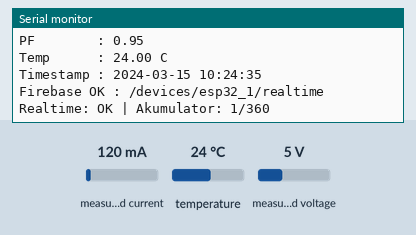
Simulated run of this program. Board: ESP32. On the bench: the last lines printed to the serial monitor. The test bench sets the inputs (shaded band); at power-on: measured current 120 mA, temperature 24 °C, measured voltage 5 V. WiFi joins after 1.5 s; servers stay silent unless stated; the local clock reads 2024-03-15 10:24:30 at power-on unless the program sets it.

Above: at 5.8 s.
5.9 s: measured current set to 40 mA
8.4 s: temperature set to 12 °C
At 10.3 s:
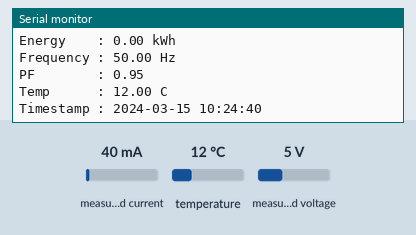
10.9 s: measured voltage set to 0.3 V
At 11.9 s:
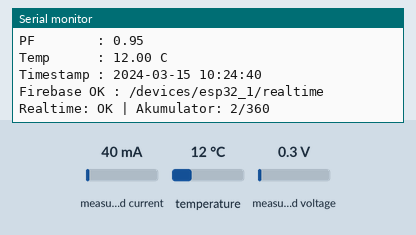
13.4 s: temperature set to 19 °C
At 15.8 s:
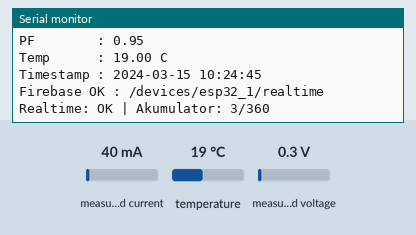

Measured:
- after the input at 8.4 s, the serial monitor: prints a new line after 1.8 s (image 1)
- after the input at 13.4 s, the serial monitor: prints a new line after 1.8 s (image 3)

The program:

main.cpp
```cpp
#include <Arduino.h>
#include <WiFi.h>
#include <time.h>

#include <DallasTemperature.h>
#include <FirebaseESP32.h>
#include <OneWire.h>
#include <PZEM004Tv30.h>

#include "addons/RTDBHelper.h"
#include "addons/TokenHelper.h"

// Kredensial koneksi jaringan WiFi yang dipakai ESP32 untuk akses internet.
const char *WIFI_SSID = "SSID";
const char *WIFI_PASSWORD = "Password";

// Konfigurasi autentikasi Firebase Realtime Database.
const char *API_KEY = "AIzaSyBATQH6JMIHjLL6Zn5VkZ9FqnUQ_b63yGI";
const char *DATABASE_URL = "https://voltsafe-8ead5-default-rtdb.firebaseio.com";
const char *USER_EMAIL = "esp32_1@device.local";
const char *USER_PASSWORD = "12345678";

// Identitas perangkat dan interval kerja utama aplikasi.
const char *DEVICE_ID = "esp32_1";
const uint32_t SEND_INTERVAL_MS = 5000;
const uint32_t WIFI_RETRY_INTERVAL_MS = 10000;
const uint32_t NTP_CHECK_INTERVAL_MS = 1000;
const uint32_t TEMP_CONVERSION_MS = 750;
const long GMT_OFFSET_SEC = 7 * 3600;
const int DAYLIGHT_OFFSET_SEC = 0;

#define PZEM_RX_PIN 32
#define PZEM_TX_PIN 33
#define DS18B20_PIN 14

// Inisialisasi antarmuka perangkat keras:
// - UART2 untuk komunikasi ke modul PZEM004T
// - OneWire untuk sensor suhu DS18B20
HardwareSerial pzemSerial(2);
PZEM004Tv30 pzem(pzemSerial, PZEM_RX_PIN, PZEM_TX_PIN);
OneWire oneWire(DS18B20_PIN);
DallasTemperature ds18b20(&oneWire);

// Objek utama Firebase untuk proses autentikasi dan kirim data.
FirebaseData fbdo;
FirebaseAuth auth;
FirebaseConfig config;

// Variabel penjadwalan berbasis millis()
unsigned long lastSendMs = 0;
unsigned long lastWiFiAttemptMs = 0;
unsigned long lastNtpCheckMs = 0;
unsigned long lastTempRequestMs = 0;

// Penanda status untuk mencegah inisialisasi atau log yang berulang-ulang.
bool firebaseReadyLogged = false;
bool firebaseStarted = false;
bool wifiLoggedConnected = false;
bool ntpStarted = false;
bool timeSynced = false;

// Jumlah sampel untuk rekap 30 menit.
const uint16_t LOG_SAMPLES = 360;  // 360 x 5dtk = 30 menit

// Menyimpan satu paket data pembacaan sensor yang siap ditampilkan atau di-upload.
struct MeterData {
  float voltage, current, power, energy, frequency, pf, temperature;
  String timestamp, dateKey, timeKey;
};

// Menyimpan akumulasi sementara untuk membuat rata-rata log 30 menit.
struct Acc {
  float sumV = 0, sumC = 0, sumP = 0, sumE = 0, sumF = 0, sumPF = 0, sumT = 0;
  uint16_t n = 0;
  String startTs;
} acc;

// Membentuk path dasar Firebase
// di bawah node /devices/{DEVICE_ID}/...
String buildDevicePath(const String &suffix) {
  return "/devices/" + String(DEVICE_ID) + suffix;
}

// Memulai konversi suhu DS18B20
// Hasil suhu baru akan diambil setelah jeda TEMP_CONVERSION_MS tercapai.
void startTemperatureConversion() {
  ds18b20.requestTemperatures();
  lastTempRequestMs = millis();
}

// Mengelola koneksi WiFi:
// - Jika sudah tersambung, cukup tampilkan IP satu kali.
// - Jika putus, reset status waktu/NTP lalu coba sambung ulang
//   dengan jeda agar tidak spam request koneksi.
void connectWiFi() {
  if (WiFi.status() == WL_CONNECTED) {
    if (!wifiLoggedConnected) {
      Serial.printf("WiFi terhubung. IP: %s\n", WiFi.localIP().toString().c_str());
      wifiLoggedConnected = true;
    }
    return;
  }

  wifiLoggedConnected = false;
  timeSynced = false;
  ntpStarted = false;
  lastNtpCheckMs = 0;

  unsigned long now = millis();
  if (lastWiFiAttemptMs != 0 && now - lastWiFiAttemptMs < WIFI_RETRY_INTERVAL_MS) return;

  lastWiFiAttemptMs = now;
  Serial.printf("Menghubungkan ke WiFi: %s\n", WIFI_SSID);
  WiFi.mode(WIFI_STA);
  WiFi.begin(WIFI_SSID, WIFI_PASSWORD);
}

// Menjalankan sinkronisasi waktu melalui NTP.
// Waktu harus valid terlebih dulu agar timestamp yang dikirim ke Firebase akurat.
void syncTimeWithNTP() {
  if (timeSynced || WiFi.status() != WL_CONNECTED) return;

  if (!ntpStarted) {
    configTime(GMT_OFFSET_SEC, DAYLIGHT_OFFSET_SEC, "pool.ntp.org", "time.nist.gov", "id.pool.ntp.org");
    ntpStarted = true;
    Serial.println("Sinkronisasi NTP dimulai...");
  }

  unsigned long now = millis();
  if (lastNtpCheckMs != 0 && now - lastNtpCheckMs < NTP_CHECK_INTERVAL_MS) return;
  lastNtpCheckMs = now;

  struct tm timeInfo;
  if (getLocalTime(&timeInfo, 10)) {
    timeSynced = true;
    Serial.println("Sinkronisasi NTP OK");
  }
}

// Inisialisasi Firebase dilakukan sekali setelah WiFi dan waktu siap.
// Library akan menangani token autentikasi berdasarkan email/password perangkat.
void initFirebase() {
  if (firebaseStarted) return;

  config.api_key = API_KEY;
  config.database_url = DATABASE_URL;
  auth.user.email = USER_EMAIL;
  auth.user.password = USER_PASSWORD;
  config.token_status_callback = tokenStatusCallback;

  Firebase.reconnectWiFi(true);
  fbdo.setResponseSize(4096);
  Firebase.begin(&config, &auth);
  firebaseStarted = true;
  Serial.println("Firebase dimulai, menunggu autentikasi...");
}

// Mengambil waktu lokal lalu memecahnya menjadi beberapa format:
// - timestamp penuh untuk isi data
// - dateKey untuk folder tanggal
// - timeKey untuk nama node/jam tertentu
bool getTimestampParts(String &timestamp, String &dateKey, String &timeKey) {
  struct tm timeInfo;
  if (!getLocalTime(&timeInfo, 10)) return false;

  char buf[24];
  strftime(buf, sizeof(buf), "%Y-%m-%d %H:%M:%S", &timeInfo);
  timestamp = buf;

  strftime(buf, sizeof(buf), "%Y-%m-%d", &timeInfo);
  dateKey = buf;

  strftime(buf, sizeof(buf), "%H-%M-%S", &timeInfo);
  timeKey = buf;

  return true;
}

// Membaca seluruh parameter listrik dan temparatur
bool readPzemData(MeterData &data) {
  data.voltage   = pzem.voltage();
  data.current   = pzem.current();
  data.power     = pzem.power();
  data.energy    = pzem.energy();
  data.frequency = pzem.frequency();
  data.pf        = pzem.pf();

  // Tunggu sampai konversi suhu selesai agar pembacaan DS18B20 tidak prematur.
  if (millis() - lastTempRequestMs < TEMP_CONVERSION_MS) return false;

  data.temperature = ds18b20.getTempCByIndex(0);
  startTemperatureConversion();

  // jika data tidak sah akan menunggu berikutnya
  if (isnan(data.voltage)) return false;
  if (data.temperature == DEVICE_DISCONNECTED_C || isnan(data.temperature)) return false;

  return getTimestampParts(data.timestamp, data.dateKey, data.timeKey);
}

// data sensor ke serial monitor
void printMeterData(const MeterData &data) {
  Serial.println("========== PZEM DATA ==========");
  Serial.printf("Voltage   : %.2f V\n", data.voltage);
  Serial.printf("Current   : %.2f A\n", data.current);
  Serial.printf("Power     : %.2f W\n", data.power);
  Serial.printf("Energy    : %.2f kWh\n", data.energy);
  Serial.printf("Frequency : %.2f Hz\n", data.frequency);
  Serial.printf("PF        : %.2f\n", data.pf);
  Serial.printf("Temp      : %.2f C\n", data.temperature);
  Serial.printf("Timestamp : %s\n", data.timestamp.c_str());
}

// Mengisi objek JSON sesuai struktur yang akan dikirim ke Firebase.
void fillJson(FirebaseJson &json, const MeterData &data) {
  json.clear();
  json.set("voltage", data.voltage);
  json.set("current", data.current);
  json.set("power", data.power);
  json.set("energy", data.energy);
  json.set("frequency", data.frequency);
  json.set("pf", data.pf);
  json.set("Temperature", data.temperature);
  json.set("timestamp", data.timestamp);
}

// Mengirim satu snapshot data ke path Firebase yang diberikan.
// Dipakai untuk data realtime dan bisa dipakai ulang untuk path lain bila diperlukan.
bool uploadToFirebase(const MeterData &data, const String &suffix) {
  FirebaseJson json;
  fillJson(json, data);

  String path = buildDevicePath(suffix);
  bool ok = Firebase.setJSON(fbdo, path.c_str(), json);

  if (ok)
    Serial.printf("Firebase OK : %s\n", path.c_str());
  else
    Serial.printf("Firebase GAGAL: %s | %s\n", path.c_str(), fbdo.errorReason().c_str());

  return ok;
}

// Menambahkan pembacaan terbaru ke akumulator untuk perhitungan rata-rata periodik.
void accumulate(const MeterData &d) {
  if (acc.n == 0) acc.startTs = d.timestamp;
  acc.sumV  += d.voltage;
  acc.sumC  += d.current;
  acc.sumP  += d.power;
  acc.sumE  += d.energy;
  acc.sumF  += d.frequency;
  acc.sumPF += d.pf;
  acc.sumT  += d.temperature;
  acc.n++;
}

// Mengirim ringkasan rata-rata 30 menit ke Firebase.
// Node disimpan berdasarkan tanggal dan waktu akhir agregasi.
void uploadLog30m() {
  if (acc.n == 0) return;

  MeterData avg;
  if (!getTimestampParts(avg.timestamp, avg.dateKey, avg.timeKey)) {
    Serial.println("Timestamp log 30 menit belum siap.");
    return;
  }

  avg.voltage     = acc.sumV  / acc.n;
  avg.current     = acc.sumC  / acc.n;
  avg.power       = acc.sumP  / acc.n;
  avg.energy      = acc.sumE  / acc.n;
  avg.frequency   = acc.sumF  / acc.n;
  avg.pf          = acc.sumPF / acc.n;
  avg.temperature = acc.sumT  / acc.n;

  FirebaseJson json;
  fillJson(json, avg);
  json.set("sampleCount", acc.n);
  json.set("startTimestamp", acc.startTs);
  json.set("endTimestamp", avg.timestamp);

  String path = buildDevicePath("/logs_30m/" + avg.dateKey + "/" + avg.timeKey);
  bool ok = Firebase.setJSON(fbdo, path.c_str(), json);

  if (ok)
    Serial.printf("Firebase logs_30m OK : %s (%d sample)\n", path.c_str(), acc.n);
  else
    Serial.printf("Firebase logs_30m GAGAL: %s | %s\n", path.c_str(), fbdo.errorReason().c_str());

  acc = Acc();
}

// Menjaga urutan dependensi koneksi:
// 1. WiFi harus aktif
// 2. Waktu NTP harus sinkron
// 3. Firebase baru boleh diinisialisasi
void ensureConnections() {
  connectWiFi();
  if (WiFi.status() != WL_CONNECTED) return;

  syncTimeWithNTP();
  if (!timeSynced) return;

  initFirebase();

  if (firebaseStarted && Firebase.ready() && !firebaseReadyLogged) {
    Serial.println("Firebase siap.");
    firebaseReadyLogged = true;
  } else if (firebaseStarted && !Firebase.ready()) {
    firebaseReadyLogged = false;
  }
}

// Setup hanya dipakai untuk inisialisasi awal perangkat.
void setup() {
  Serial.begin(115200);
  Serial.println("ESP32 PZEM004T v4.0 -> Firebase RTDB");

  // DS18B20 diset non-blocking agar loop utama tetap ringan.
  ds18b20.begin();
  ds18b20.setWaitForConversion(false);
  startTemperatureConversion();
  connectWiFi();
}

// Loop utama menjalankan:
// - penjagaan koneksi
// - pembacaan sensor berkala
// - upload realtime
// - pembentukan log rata-rata 30 menit
void loop() {
  ensureConnections();

  if (WiFi.status() != WL_CONNECTED) {
    return;
  }

  if (millis() - lastSendMs < SEND_INTERVAL_MS) {
    return;
  }

  if (!timeSynced) {
    Serial.println("Waktu belum sinkron, tunda upload.");
    return;
  }

  if (!Firebase.ready()) {
    Serial.println("Firebase belum ready, tunda upload.");
    return;
  }

  MeterData d;
  if (!readPzemData(d)) {
    Serial.println("Data belum siap. Cek sensor atau tunggu pembacaan berikutnya.");
    return;
  }

  lastSendMs = millis();
  printMeterData(d);

  bool ok = uploadToFirebase(d, "/realtime");
  accumulate(d);

  if (acc.n >= LOG_SAMPLES) {
    uploadLog30m();
  }

  Serial.printf("Realtime: %s | Akumulator: %d/%d\n",
                ok ? "OK" : "GAGAL", acc.n, LOG_SAMPLES);
  Serial.println();
}
```
